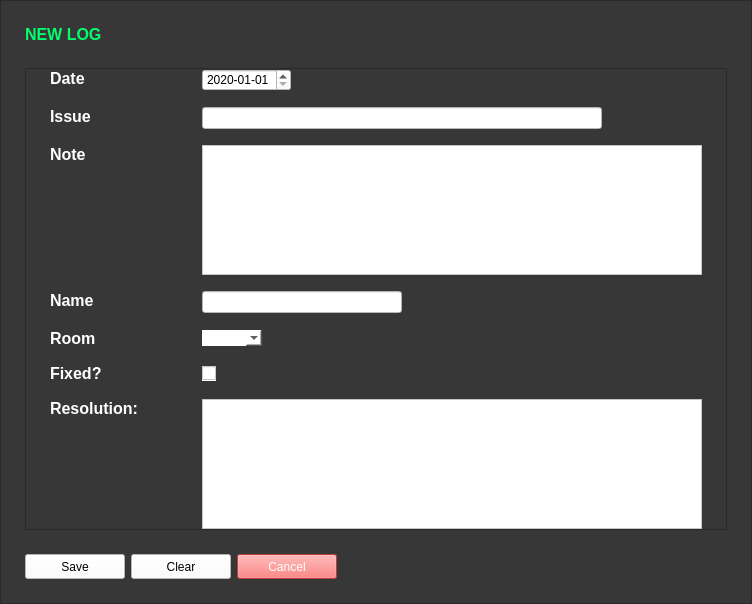
      <widget class="QWidget" name="pageNewLog">
       <property name="sizePolicy">
        <sizepolicy hsizetype="MinimumExpanding" vsizetype="MinimumExpanding">
         <horstretch>0</horstretch>
         <verstretch>0</verstretch>
        </sizepolicy>
       </property>
       <layout class="QGridLayout" name="gridLayout_5">
        <property name="leftMargin">
         <number>0</number>
        </property>
        <property name="topMargin">
         <number>0</number>
        </property>
        <property name="rightMargin">
         <number>0</number>
        </property>
        <property name="bottomMargin">
         <number>0</number>
        </property>
        <property name="spacing">
         <number>0</number>
        </property>
        <item row="0" column="0">
         <widget class="QFrame" name="frameNewLog">
          <property name="sizePolicy">
           <sizepolicy hsizetype="Expanding" vsizetype="Expanding">
            <horstretch>0</horstretch>
            <verstretch>0</verstretch>
           </sizepolicy>
          </property>
          <property name="minimumSize">
           <size>
            <width>0</width>
            <height>0</height>
           </size>
          </property>
          <property name="accessibleDescription">
           <string>backgroundFrame</string>
          </property>
          <property name="styleSheet">
           <string notr="true">background-color: rgb(55,55,55);</string>
          </property>
          <property name="frameShape">
           <enum>QFrame::StyledPanel</enum>
          </property>
          <property name="frameShadow">
           <enum>QFrame::Raised</enum>
          </property>
          <layout class="QGridLayout" name="gridLayout_16">
           <property name="leftMargin">
            <number>24</number>
           </property>
           <property name="topMargin">
            <number>24</number>
           </property>
           <property name="rightMargin">
            <number>24</number>
           </property>
           <property name="bottomMargin">
            <number>24</number>
           </property>
           <property name="horizontalSpacing">
            <number>6</number>
           </property>
           <property name="verticalSpacing">
            <number>24</number>
           </property>
           <item row="1" column="0" colspan="7">
            <widget class="QFrame" name="frame_2">
             <property name="sizePolicy">
              <sizepolicy hsizetype="Expanding" vsizetype="Expanding">
               <horstretch>0</horstretch>
               <verstretch>0</verstretch>
              </sizepolicy>
             </property>
             <property name="frameShape">
              <enum>QFrame::StyledPanel</enum>
             </property>
             <property name="frameShadow">
              <enum>QFrame::Raised</enum>
             </property>
             <layout class="QGridLayout" name="gridLayout_17">
              <property name="leftMargin">
               <number>24</number>
              </property>
              <property name="topMargin">
               <number>0</number>
              </property>
              <property name="rightMargin">
               <number>24</number>
              </property>
              <property name="bottomMargin">
               <number>0</number>
              </property>
              <property name="horizontalSpacing">
               <number>64</number>
              </property>
              <property name="verticalSpacing">
               <number>16</number>
              </property>
              <item row="2" column="0">
               <widget class="QLabel" name="labelNewLogNote">
                <property name="font">
                 <font>
                  <family>Segoe UI</family>
                  <pointsize>12</pointsize>
                  <weight>75</weight>
                  <bold>true</bold>
                 </font>
                </property>
                <property name="cursor">
                 <cursorShape>ArrowCursor</cursorShape>
                </property>
                <property name="accessibleDescription">
                 <string>normalLabel</string>
                </property>
                <property name="styleSheet">
                 <string notr="true">color:white;</string>
                </property>
                <property name="text">
                 <string>Note</string>
                </property>
                <property name="scaledContents">
                 <bool>true</bool>
                </property>
                <property name="alignment">
                 <set>Qt::AlignLeading|Qt::AlignLeft|Qt::AlignTop</set>
                </property>
                <property name="openExternalLinks">
                 <bool>false</bool>
                </property>
                <property name="textInteractionFlags">
                 <set>Qt::LinksAccessibleByMouse</set>
                </property>
               </widget>
              </item>
              <item row="4" column="1">
               <widget class="QComboBox" name="comboBoxRoom">
                <property name="sizePolicy">
                 <sizepolicy hsizetype="Fixed" vsizetype="Fixed">
                  <horstretch>0</horstretch>
                  <verstretch>0</verstretch>
                 </sizepolicy>
                </property>
                <property name="minimumSize">
                 <size>
                  <width>0</width>
                  <height>0</height>
                 </size>
                </property>
                <property name="styleSheet">
                 <string notr="true">border-top: 6;
border-left: 6;
border-right: 6;
border-bottom: 6;
background-color: white;
color: black;
</string>
                </property>
                <property name="sizeAdjustPolicy">
                 <enum>QComboBox::AdjustToContents</enum>
                </property>
               </widget>
              </item>
              <item row="5" column="0">
               <widget class="QLabel" name="labelNewLogFixed">
                <property name="font">
                 <font>
                  <family>Segoe UI</family>
                  <pointsize>12</pointsize>
                  <weight>75</weight>
                  <bold>true</bold>
                 </font>
                </property>
                <property name="cursor">
                 <cursorShape>ArrowCursor</cursorShape>
                </property>
                <property name="accessibleDescription">
                 <string>normalLabel</string>
                </property>
                <property name="styleSheet">
                 <string notr="true">color:white;</string>
                </property>
                <property name="text">
                 <string>Fixed?</string>
                </property>
                <property name="scaledContents">
                 <bool>true</bool>
                </property>
                <property name="alignment">
                 <set>Qt::AlignLeading|Qt::AlignLeft|Qt::AlignTop</set>
                </property>
                <property name="openExternalLinks">
                 <bool>false</bool>
                </property>
                <property name="textInteractionFlags">
                 <set>Qt::LinksAccessibleByMouse</set>
                </property>
               </widget>
              </item>
              <item row="1" column="1" colspan="3">
               <widget class="QLineEdit" name="textBoxNewLogIssue">
                <property name="sizePolicy">
                 <sizepolicy hsizetype="Fixed" vsizetype="Fixed">
                  <horstretch>0</horstretch>
                  <verstretch>0</verstretch>
                 </sizepolicy>
                </property>
                <property name="minimumSize">
                 <size>
                  <width>400</width>
                  <height>0</height>
                 </size>
                </property>
                <property name="styleSheet">
                 <string notr="true">background-color:white;</string>
                </property>
                <property name="maxLength">
                 <number>150</number>
                </property>
               </widget>
              </item>
              <item row="3" column="0">
               <widget class="QLabel" name="labelNewLogName">
                <property name="font">
                 <font>
                  <family>Segoe UI</family>
                  <pointsize>12</pointsize>
                  <weight>75</weight>
                  <bold>true</bold>
                 </font>
                </property>
                <property name="cursor">
                 <cursorShape>ArrowCursor</cursorShape>
                </property>
                <property name="accessibleDescription">
                 <string>normalLabel</string>
                </property>
                <property name="styleSheet">
                 <string notr="true">color:white;</string>
                </property>
                <property name="text">
                 <string>Name</string>
                </property>
                <property name="scaledContents">
                 <bool>true</bool>
                </property>
                <property name="alignment">
                 <set>Qt::AlignLeading|Qt::AlignLeft|Qt::AlignTop</set>
                </property>
                <property name="openExternalLinks">
                 <bool>false</bool>
                </property>
                <property name="textInteractionFlags">
                 <set>Qt::LinksAccessibleByMouse</set>
                </property>
               </widget>
              </item>
              <item row="0" column="0">
               <widget class="QLabel" name="labelNewLogDate">
                <property name="font">
                 <font>
                  <family>Segoe UI</family>
                  <pointsize>12</pointsize>
                  <weight>75</weight>
                  <bold>true</bold>
                 </font>
                </property>
                <property name="cursor">
                 <cursorShape>ArrowCursor</cursorShape>
                </property>
                <property name="accessibleDescription">
                 <string>normalLabel</string>
                </property>
                <property name="styleSheet">
                 <string notr="true">color:white;</string>
                </property>
                <property name="text">
                 <string>Date</string>
                </property>
                <property name="scaledContents">
                 <bool>true</bool>
                </property>
                <property name="alignment">
                 <set>Qt::AlignLeading|Qt::AlignLeft|Qt::AlignTop</set>
                </property>
                <property name="openExternalLinks">
                 <bool>false</bool>
                </property>
                <property name="textInteractionFlags">
                 <set>Qt::LinksAccessibleByMouse</set>
                </property>
               </widget>
              </item>
              <item row="6" column="0">
               <widget class="QLabel" name="labelNewLogResolution">
                <property name="font">
                 <font>
                  <family>Segoe UI</family>
                  <pointsize>12</pointsize>
                  <weight>75</weight>
                  <bold>true</bold>
                 </font>
                </property>
                <property name="cursor">
                 <cursorShape>ArrowCursor</cursorShape>
                </property>
                <property name="accessibleDescription">
                 <string>normalLabel</string>
                </property>
                <property name="styleSheet">
                 <string notr="true">color:white;</string>
                </property>
                <property name="text">
                 <string>Resolution:</string>
                </property>
                <property name="scaledContents">
                 <bool>true</bool>
                </property>
                <property name="alignment">
                 <set>Qt::AlignLeading|Qt::AlignLeft|Qt::AlignTop</set>
                </property>
                <property name="openExternalLinks">
                 <bool>false</bool>
                </property>
                <property name="textInteractionFlags">
                 <set>Qt::LinksAccessibleByMouse</set>
                </property>
               </widget>
              </item>
              <item row="1" column="0">
               <widget class="QLabel" name="labelNewLogIssue">
                <property name="font">
                 <font>
                  <family>Segoe UI</family>
                  <pointsize>12</pointsize>
                  <weight>75</weight>
                  <bold>true</bold>
                 </font>
                </property>
                <property name="cursor">
                 <cursorShape>ArrowCursor</cursorShape>
                </property>
                <property name="accessibleDescription">
                 <string>normalLabel</string>
                </property>
                <property name="styleSheet">
                 <string notr="true">color:white;</string>
                </property>
                <property name="text">
                 <string>Issue</string>
                </property>
                <property name="scaledContents">
                 <bool>true</bool>
                </property>
                <property name="alignment">
                 <set>Qt::AlignLeading|Qt::AlignLeft|Qt::AlignTop</set>
                </property>
                <property name="openExternalLinks">
                 <bool>false</bool>
                </property>
                <property name="textInteractionFlags">
                 <set>Qt::LinksAccessibleByMouse</set>
                </property>
               </widget>
              </item>
              <item row="3" column="1" colspan="2">
               <widget class="QLineEdit" name="textBoxNewLogName">
                <property name="sizePolicy">
                 <sizepolicy hsizetype="Fixed" vsizetype="Fixed">
                  <horstretch>0</horstretch>
                  <verstretch>0</verstretch>
                 </sizepolicy>
                </property>
                <property name="minimumSize">
                 <size>
                  <width>200</width>
                  <height>0</height>
                 </size>
                </property>
                <property name="styleSheet">
                 <string notr="true">background-color:white;</string>
                </property>
                <property name="maxLength">
                 <number>70</number>
                </property>
               </widget>
              </item>
              <item row="5" column="1">
               <widget class="QCheckBox" name="checkBoxFixed">
                <property name="sizePolicy">
                 <sizepolicy hsizetype="Fixed" vsizetype="Fixed">
                  <horstretch>0</horstretch>
                  <verstretch>0</verstretch>
                 </sizepolicy>
                </property>
                <property name="styleSheet">
                 <string notr="true">background-color: rgb(255, 255, 255);</string>
                </property>
                <property name="text">
                 <string/>
                </property>
               </widget>
              </item>
              <item row="4" column="0">
               <widget class="QLabel" name="labelNewLogRoom">
                <property name="font">
                 <font>
                  <family>Segoe UI</family>
                  <pointsize>12</pointsize>
                  <weight>75</weight>
                  <bold>true</bold>
                 </font>
                </property>
                <property name="cursor">
                 <cursorShape>ArrowCursor</cursorShape>
                </property>
                <property name="accessibleDescription">
                 <string>normalLabel</string>
                </property>
                <property name="styleSheet">
                 <string notr="true">color:white;</string>
                </property>
                <property name="text">
                 <string>Room</string>
                </property>
                <property name="scaledContents">
                 <bool>true</bool>
                </property>
                <property name="alignment">
                 <set>Qt::AlignLeading|Qt::AlignLeft|Qt::AlignTop</set>
                </property>
                <property name="openExternalLinks">
                 <bool>false</bool>
                </property>
                <property name="textInteractionFlags">
                 <set>Qt::LinksAccessibleByMouse</set>
                </property>
               </widget>
              </item>
              <item row="0" column="1">
               <widget class="QDateEdit" name="dateEditNewLog">
                <property name="styleSheet">
                 <string notr="true">color: rgb(0, 0, 0);
background-color: rgb(255, 255, 255);</string>
                </property>
                <property name="dateTime">
                 <datetime>
                  <hour>0</hour>
                  <minute>0</minute>
                  <second>0</second>
                  <year>2020</year>
                  <month>1</month>
                  <day>1</day>
                 </datetime>
                </property>
                <property name="minimumDateTime">
                 <datetime>
                  <hour>0</hour>
                  <minute>0</minute>
                  <second>0</second>
                  <year>2000</year>
                  <month>9</month>
                  <day>14</day>
                 </datetime>
                </property>
                <property name="currentSection">
                 <enum>QDateTimeEdit::DaySection</enum>
                </property>
                <property name="displayFormat">
                 <string>yyyy-MM-dd</string>
                </property>
                <property name="calendarPopup">
                 <bool>false</bool>
                </property>
                <property name="currentSectionIndex">
                 <number>2</number>
                </property>
               </widget>
              </item>
              <item row="2" column="1" colspan="3">
               <widget class="QTextEdit" name="textBoxNewLogNote">
                <property name="sizePolicy">
                 <sizepolicy hsizetype="Expanding" vsizetype="Fixed">
                  <horstretch>5</horstretch>
                  <verstretch>1</verstretch>
                 </sizepolicy>
                </property>
                <property name="minimumSize">
                 <size>
                  <width>500</width>
                  <height>130</height>
                 </size>
                </property>
                <property name="styleSheet">
                 <string notr="true">background-color:white;</string>
                </property>
                <property name="verticalScrollBarPolicy">
                 <enum>Qt::ScrollBarAsNeeded</enum>
                </property>
                <property name="horizontalScrollBarPolicy">
                 <enum>Qt::ScrollBarAlwaysOff</enum>
                </property>
                <property name="sizeAdjustPolicy">
                 <enum>QAbstractScrollArea::AdjustToContents</enum>
                </property>
               </widget>
              </item>
              <item row="6" column="1" colspan="3">
               <widget class="QTextEdit" name="textBoxNewLogResolution">
                <property name="sizePolicy">
                 <sizepolicy hsizetype="Expanding" vsizetype="Fixed">
                  <horstretch>5</horstretch>
                  <verstretch>1</verstretch>
                 </sizepolicy>
                </property>
                <property name="minimumSize">
                 <size>
                  <width>500</width>
                  <height>130</height>
                 </size>
                </property>
                <property name="styleSheet">
                 <string notr="true">background-color:white;</string>
                </property>
                <property name="verticalScrollBarPolicy">
                 <enum>Qt::ScrollBarAsNeeded</enum>
                </property>
                <property name="horizontalScrollBarPolicy">
                 <enum>Qt::ScrollBarAlwaysOff</enum>
                </property>
                <property name="sizeAdjustPolicy">
                 <enum>QAbstractScrollArea::AdjustToContents</enum>
                </property>
                <property name="placeholderText">
                 <string/>
                </property>
               </widget>
              </item>
             </layout>
            </widget>
           </item>
           <item row="0" column="0" colspan="6">
            <widget class="QLabel" name="labelNewLog">
             <property name="sizePolicy">
              <sizepolicy hsizetype="Fixed" vsizetype="Fixed">
               <horstretch>0</horstretch>
               <verstretch>0</verstretch>
              </sizepolicy>
             </property>
             <property name="font">
              <font>
               <family>Segoe UI</family>
               <pointsize>12</pointsize>
               <weight>75</weight>
               <bold>true</bold>
              </font>
             </property>
             <property name="cursor">
              <cursorShape>ArrowCursor</cursorShape>
             </property>
             <property name="accessibleDescription">
              <string>titleLabel</string>
             </property>
             <property name="styleSheet">
              <string notr="true">
	color: rgb(0, 255, 108);</string>
             </property>
             <property name="text">
              <string>NEW LOG</string>
             </property>
             <property name="scaledContents">
              <bool>true</bool>
             </property>
             <property name="openExternalLinks">
              <bool>false</bool>
             </property>
             <property name="textInteractionFlags">
              <set>Qt::LinksAccessibleByMouse</set>
             </property>
            </widget>
           </item>
           <item row="2" column="0">
            <widget class="QPushButton" name="pushButtonFormSave">
             <property name="sizePolicy">
              <sizepolicy hsizetype="Fixed" vsizetype="Fixed">
               <horstretch>0</horstretch>
               <verstretch>0</verstretch>
              </sizepolicy>
             </property>
             <property name="minimumSize">
              <size>
               <width>100</width>
               <height>25</height>
              </size>
             </property>
             <property name="cursor">
              <cursorShape>PointingHandCursor</cursorShape>
             </property>
             <property name="accessibleDescription">
              <string>successButton</string>
             </property>
             <property name="autoFillBackground">
              <bool>false</bool>
             </property>
             <property name="styleSheet">
              <string notr="true">background-color: rgb(255, 255, 255);
color: rgb(0, 0, 0);</string>
             </property>
             <property name="text">
              <string>Save</string>
             </property>
             <property name="default">
              <bool>false</bool>
             </property>
             <property name="flat">
              <bool>false</bool>
             </property>
            </widget>
           </item>
           <item row="2" column="1">
            <widget class="QPushButton" name="pushButtonFormClear">
             <property name="sizePolicy">
              <sizepolicy hsizetype="Fixed" vsizetype="Fixed">
               <horstretch>0</horstretch>
               <verstretch>0</verstretch>
              </sizepolicy>
             </property>
             <property name="minimumSize">
              <size>
               <width>100</width>
               <height>25</height>
              </size>
             </property>
             <property name="cursor">
              <cursorShape>PointingHandCursor</cursorShape>
             </property>
             <property name="accessibleDescription">
              <string>neutralButton</string>
             </property>
             <property name="autoFillBackground">
              <bool>false</bool>
             </property>
             <property name="styleSheet">
              <string notr="true">background-color: rgb(255, 255, 255);
color: rgb(0, 0, 0);</string>
             </property>
             <property name="text">
              <string>Clear</string>
             </property>
             <property name="default">
              <bool>false</bool>
             </property>
             <property name="flat">
              <bool>false</bool>
             </property>
            </widget>
           </item>
           <item row="2" column="2">
            <widget class="QPushButton" name="pushButtonFormCancel">
             <property name="sizePolicy">
              <sizepolicy hsizetype="Fixed" vsizetype="Fixed">
               <horstretch>0</horstretch>
               <verstretch>0</verstretch>
              </sizepolicy>
             </property>
             <property name="minimumSize">
              <size>
               <width>100</width>
               <height>25</height>
              </size>
             </property>
             <property name="cursor">
              <cursorShape>PointingHandCursor</cursorShape>
             </property>
             <property name="accessibleDescription">
              <string>dangerButton</string>
             </property>
             <property name="autoFillBackground">
              <bool>false</bool>
             </property>
             <property name="styleSheet">
              <string notr="true">background-color: rgb(255, 89, 89);
color: rgb(255, 255, 255);</string>
             </property>
             <property name="text">
              <string>Cancel</string>
             </property>
             <property name="default">
              <bool>false</bool>
             </property>
             <property name="flat">
              <bool>false</bool>
             </property>
            </widget>
           </item>
          </layout>
         </widget>
        </item>
       </layout>
      </widget>
